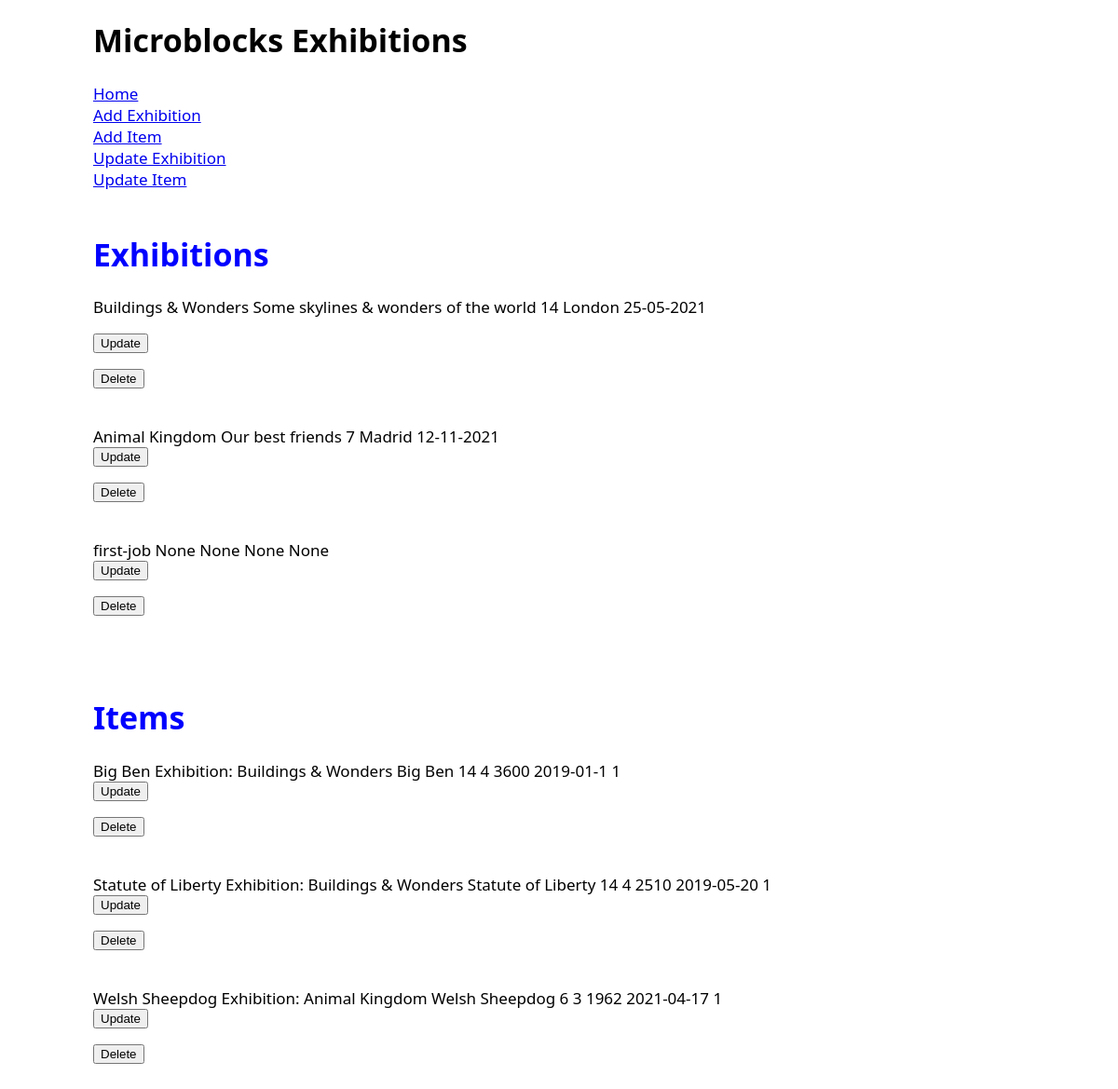
Before: / with the older database file.
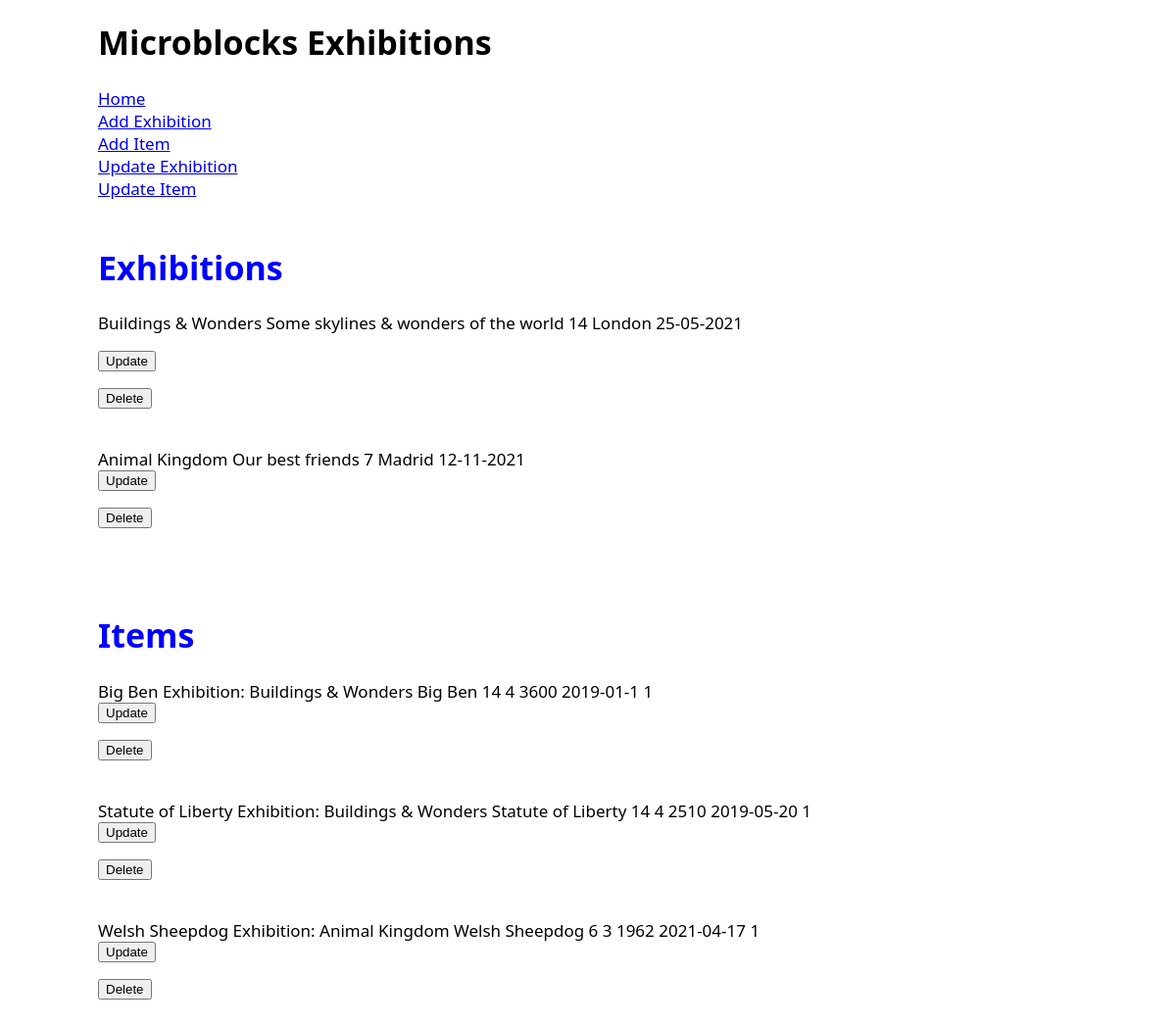
After: the same page with the newer database file.
### application/models.py (models this page shows)
class Exhibitions(db.Model):
    exhibitionsID = db.Column(db.Integer, primary_key=True)
    name = db.Column(db.String(50), nullable=False)
    descriptions = db.Column(db.String(150), nullable=True)
    exhDuration = db.Column(db.Integer, nullable=True)
    exhLocation = db.Column(db.String(20), nullable=True)
    exhDate = db.Column(db.String(20), nullable=True)
    itexh = db.relationship('Items', backref='builds')

class Items(db.Model):
    itemsID = db.Column(db.Integer, primary_key=True)
    name = db.Column(db.String(50), nullable=False)
    ageLevel = db.Column(db.Integer, nullable=True)
    difficultyLevel = db.Column(db.Integer, nullable=True)
    numberOfPieces = db.Column(db.Integer, nullable=True)
    dateBuilt = db.Column(db.String(20), nullable=True)
    photo = db.Column(db.String(100), nullable=True)
    comments = db.Column(db.String(150), nullable=True)
    exhid = db.Column(db.Integer, db.ForeignKey(
        'exhibitions.exhibitionsID'), nullable=True)

### application/routes.py (the view)
@app.route('/', methods=['POST', 'GET'])
def home():
    lists = {"exhibitionsList": Exhibitions.query.all(),
    "itemsList": Items.query.all()}
    return render_template("home.html", lists=lists)

### application/templates/home.html (shortened to what this page needs)
{% extends "layout.html" %}
{% block body %}
    <br>
    <h1><em>Exhibitions</em></h1>
<p>       {% for exhibition in lists["exhibitionsList"] %}
            {{ exhibition.name }}
            {{ exhibition.descriptions }}
            {{ exhibition.exhDuration }}
            {{ exhibition.exhLocation }}
            {{ exhibition.exhDate }}
            <br>
            <form action="{{ url_for('updatex', exhibitionsID=exhibition.exhibitionsID) }}">
                <input type=submit value="Update">
            </form>
                <form action="{{ url_for('deletex', exhibitionsID=exhibition.exhibitionsID) }}">
                <input type=submit value="Delete">
            </form>
                <br>
        {% endfor %}
    <br>
    <h1><em>Items</em></h1>
        {% for item in lists["itemsList"] %}
            {{ item.name }} Exhibition: {{ item.builds.name }}
            {{ item.name }}
            {{ item.ageLevel }}
            {{ item.difficultyLevel }}
            {{ item.numberOfPieces }}
            {{ item.dateBuilt }}
            {{ item.photo }}
            <br>
            <form action="{{ url_for('updatit',itemsID=item.itemsID) }}">
                <input type=submit value="Update">
            </form>
                <form action="{{ url_for('deletit', itemsID=item.itemsID) }}">
                <input type=submit value="Delete">
            </form>
            <br>
        {% endfor %}
    <br>
</p>
{% endblock body %}

### application/templates/layout.html (shortened to what this page needs)
<html lang="en">
<head>
    <link rel="stylesheet" href="style.css">
</head>
<body>
    <h1>Microblocks Exhibitions</h1>
    <a href="{{ url_for('home') }}">Home</a>
    <br>
    <a href="{{ url_for('addex') }}">Add Exhibition</a>
    <br>
    <a href="{{ url_for('addit') }}">Add Item</a>
    <br>
    <a href="{{ url_for('updatex', exhibitionsID=1) }}">Update Exhibition</a>
    <br>
    <a href="{{ url_for('updatit', itemsID=1) }}">Update Item</a>
    <br>
    {% block body %}
    {% endblock body %}
</body>
</html>

### application/templates/style.css (style rules this page uses)
html { font-size: 17px; font-family: "Segoe UI", Arial, Helvetica, sans-serif; }
body { max-width: 1000px; margin: 0 auto; padding: 20px; }

### application/templates/layout.html (style rules this page uses)
em { color: blue; font-style:normal; }

Changed rows visible on the page:
removed Exhibitions: name "first-job", descriptions "None", exhDuration "None", exhLocation "None", exhDate "None"
